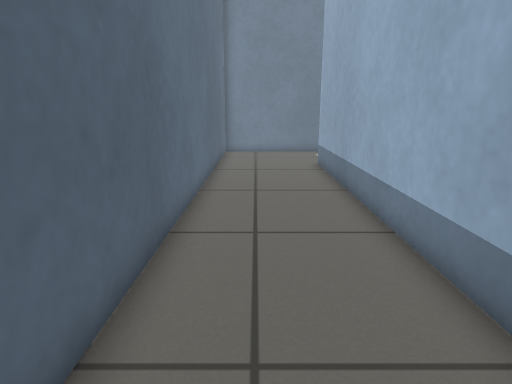
[1] (above)

19 first-person views from a walk through a robot-simulator world made for Gazebo. The camera is 0.67 m above the floor, tilts 14° down and sees 75° across. The floor is counted in squares, 0.25 m on a side. Each view is taken from the middle of a square. On the plan, view 1 faces up. The plan holds only what a view shows up to about 20 squares ahead; the rest is blank. The place goes on beyond the plan.

[2]
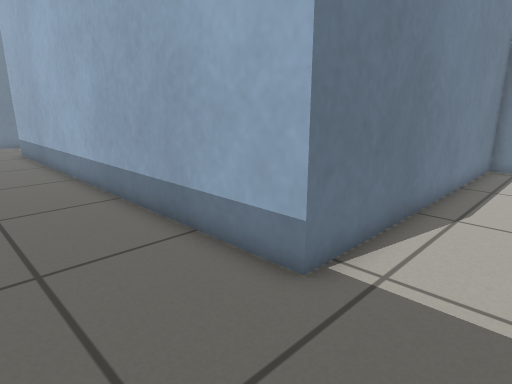

[3]
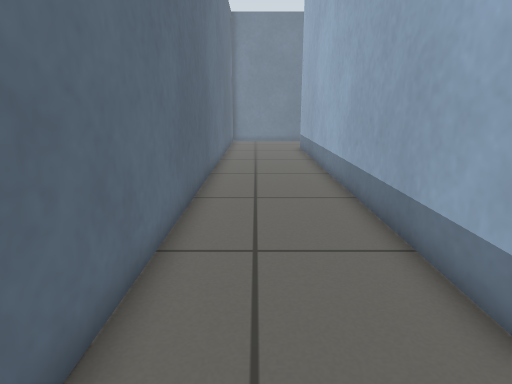

[4]
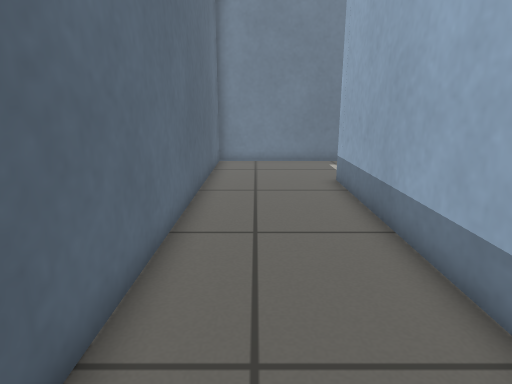

[5]
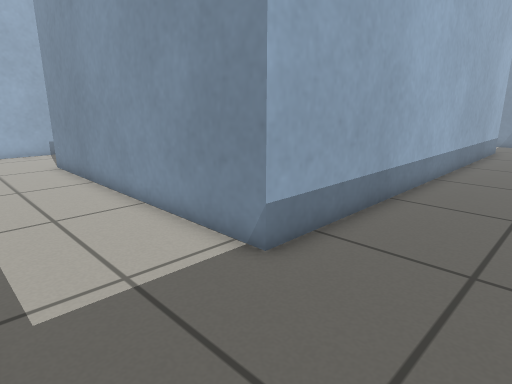

[6]
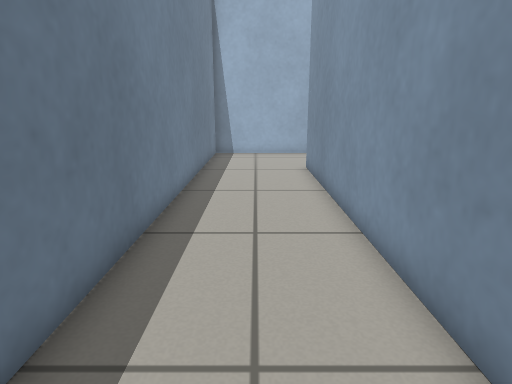

[7]
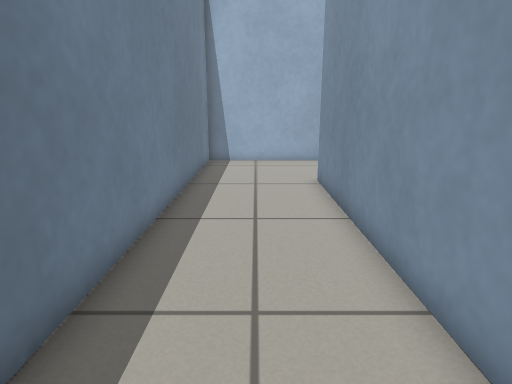

[8]
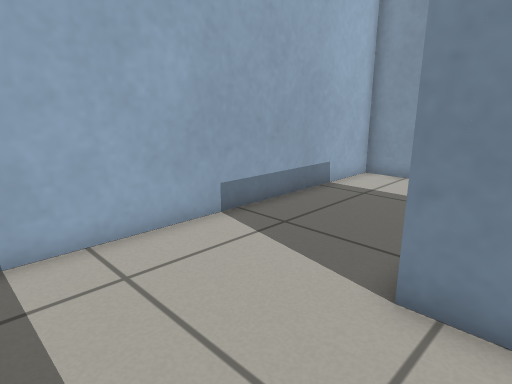

[9]
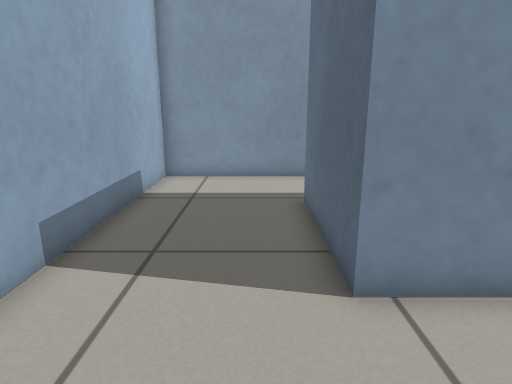

[10]
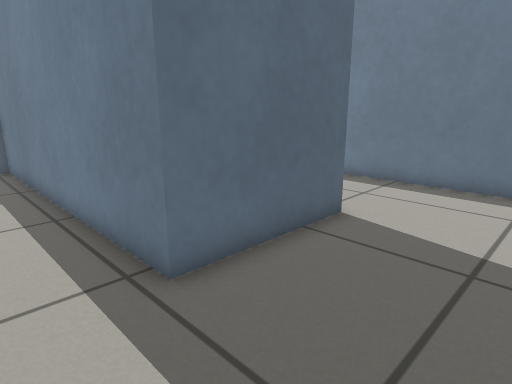

[11]
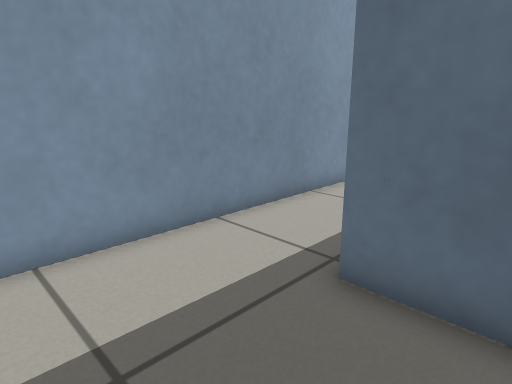

[12]
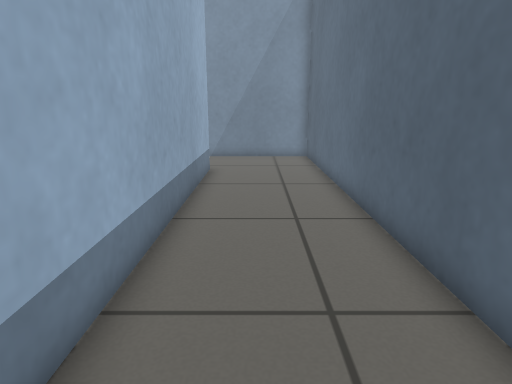

[13]
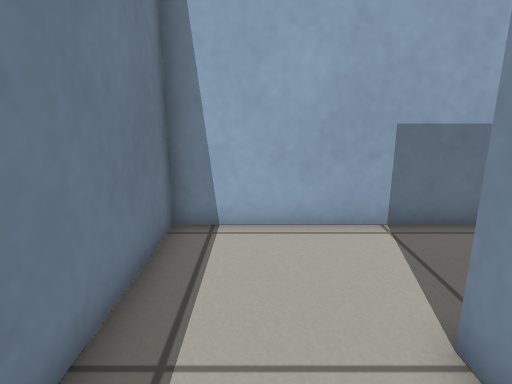

[14]
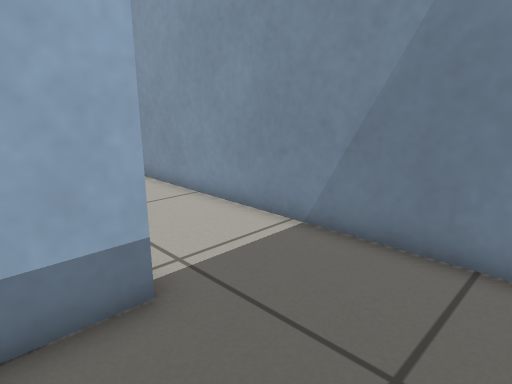

[15]
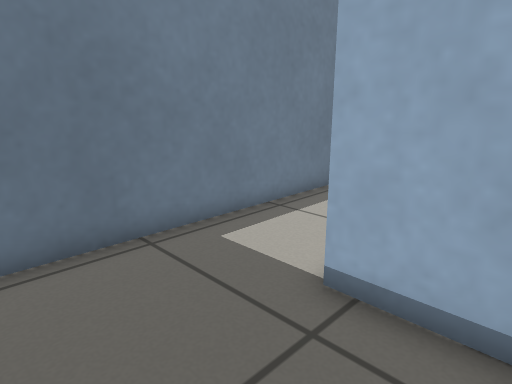

[16]
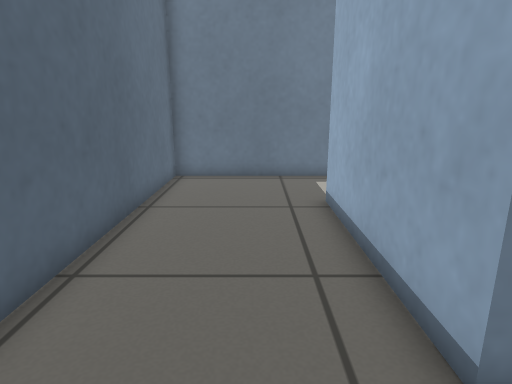

[17]
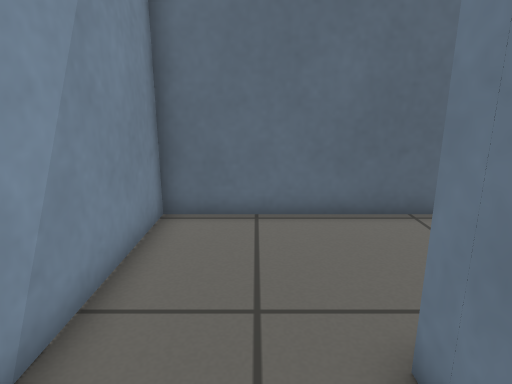

[18]
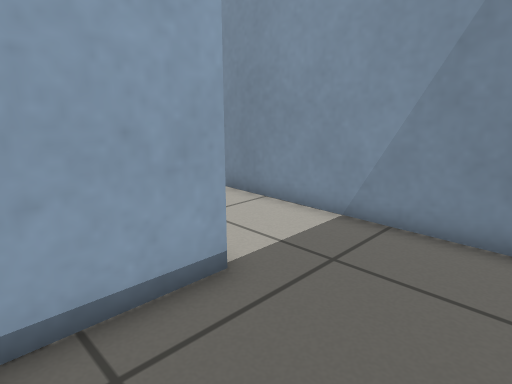

[19]
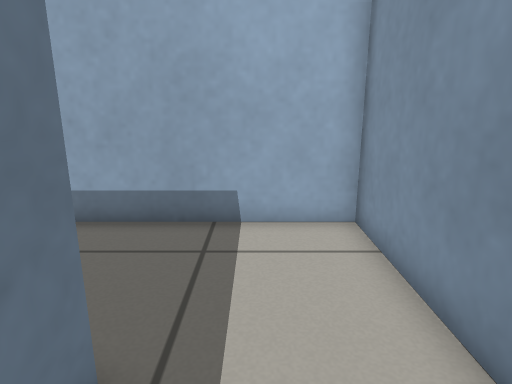

### Floor plan
Points are (right, up) in squares from view 1. A wall is a line through its corners. A room is listed if a view was taken in it or the views show most of it. See-through windows are left out.
Room 1 (views 1, 2, 3, 4, 5, 6, 7, 8, 9, 10, 11, 12, 13, 14, 19)
walls: (9.8, 7.6) (21.7, 7.6) (21.7, 21.5) (-1.9, 21.5) (-1.9, -8.3) (12.4, -8.3); (16.5, -10.5) (16.5, -4) (3.1, -4) (3.1, 16.6) (16.6, 16.6) (16.6, 11.5) (8.4, 11.5)
ways out: opening at (8, 9.5) to room 2
Room 2 (views 15, 16, 17, 18)
walls: (9.1, 0.6) (9.1, 7.6); (8.4, 11.5) (3.7, 11.5) (3.7, -3.4) (14, -3.4)
low walls: (10.3, 0.6) (9.1, 0.6)
ways out: opening at (8, 9.5) to room 1

Positions as (right, up) in squares from view 1, and headings:
1: (0, 0), facing up
2: (-1, -7), facing up-right
3: (0, -7), facing up
4: (0, 4), facing up
5: (-1, 21), facing down-right
6: (1, 19), facing right
7: (4, 19), facing right
8: (15, 21), facing down-right
9: (18, 21), facing down
10: (21, 9), facing up-left
11: (21, 14), facing down-left
12: (1, 11), facing down
13: (9, -6), facing right
14: (-1, -2), facing down-right
15: (5, 5), facing up-right
16: (7, -2), facing up
17: (12, -1), facing left
18: (5, 4), facing down-right
19: (14, 10), facing right
